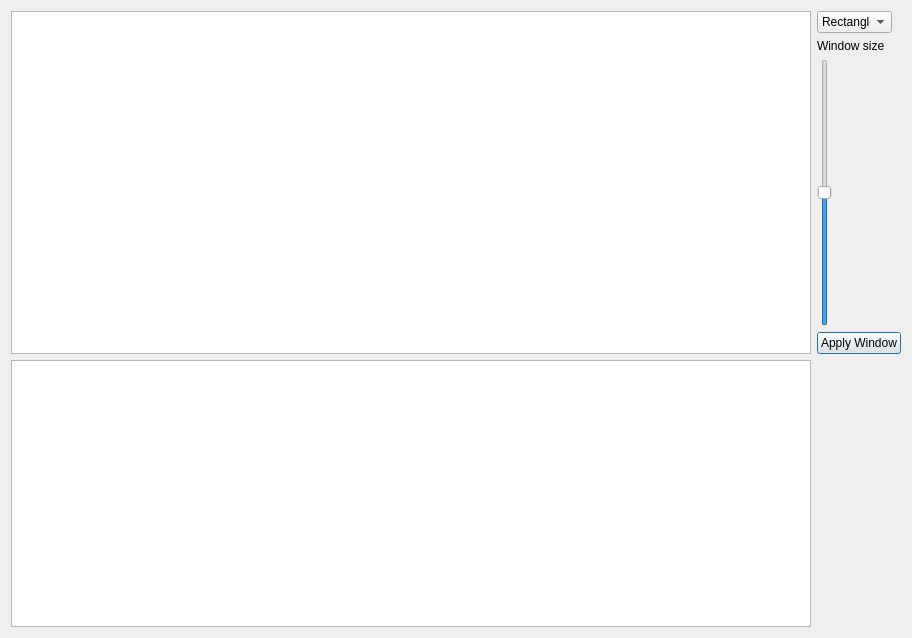
<?xml version="1.0" encoding="UTF-8"?>
<ui version="4.0">
 <class>Dialog</class>
 <widget class="QDialog" name="Dialog">
  <property name="geometry">
   <rect>
    <x>0</x>
    <y>0</y>
    <width>912</width>
    <height>638</height>
   </rect>
  </property>
  <property name="windowTitle">
   <string>Dialog</string>
  </property>
  <layout class="QGridLayout" name="gridLayout">
   <item row="0" column="1">
    <widget class="QComboBox" name="window_comboBox">
     <property name="sizePolicy">
      <sizepolicy hsizetype="Fixed" vsizetype="Fixed">
       <horstretch>0</horstretch>
       <verstretch>0</verstretch>
      </sizepolicy>
     </property>
     <property name="minimumSize">
      <size>
       <width>75</width>
       <height>0</height>
      </size>
     </property>
     <property name="maximumSize">
      <size>
       <width>69</width>
       <height>16777215</height>
      </size>
     </property>
     <item>
      <property name="text">
       <string>Rectangle</string>
      </property>
     </item>
     <item>
      <property name="text">
       <string>Hamming</string>
      </property>
     </item>
     <item>
      <property name="text">
       <string>Hanning</string>
      </property>
     </item>
     <item>
      <property name="text">
       <string>Gaussian</string>
      </property>
     </item>
    </widget>
   </item>
   <item row="0" column="0" rowspan="4">
    <widget class="QGraphicsView" name="graphicsView"/>
   </item>
   <item row="1" column="1">
    <widget class="QLabel" name="label">
     <property name="text">
      <string>Window size</string>
     </property>
    </widget>
   </item>
   <item row="2" column="1">
    <widget class="QSlider" name="parameter_slider">
     <property name="maximum">
      <number>100</number>
     </property>
     <property name="singleStep">
      <number>1</number>
     </property>
     <property name="sliderPosition">
      <number>50</number>
     </property>
     <property name="orientation">
      <enum>Qt::Vertical</enum>
     </property>
    </widget>
   </item>
   <item row="3" column="1">
    <widget class="QPushButton" name="pushButton">
     <property name="text">
      <string>Apply Window</string>
     </property>
    </widget>
   </item>
   <item row="4" column="0">
    <widget class="QGraphicsView" name="graphicsView2"/>
   </item>
  </layout>
 </widget>
 <resources/>
 <connections/>
</ui>
